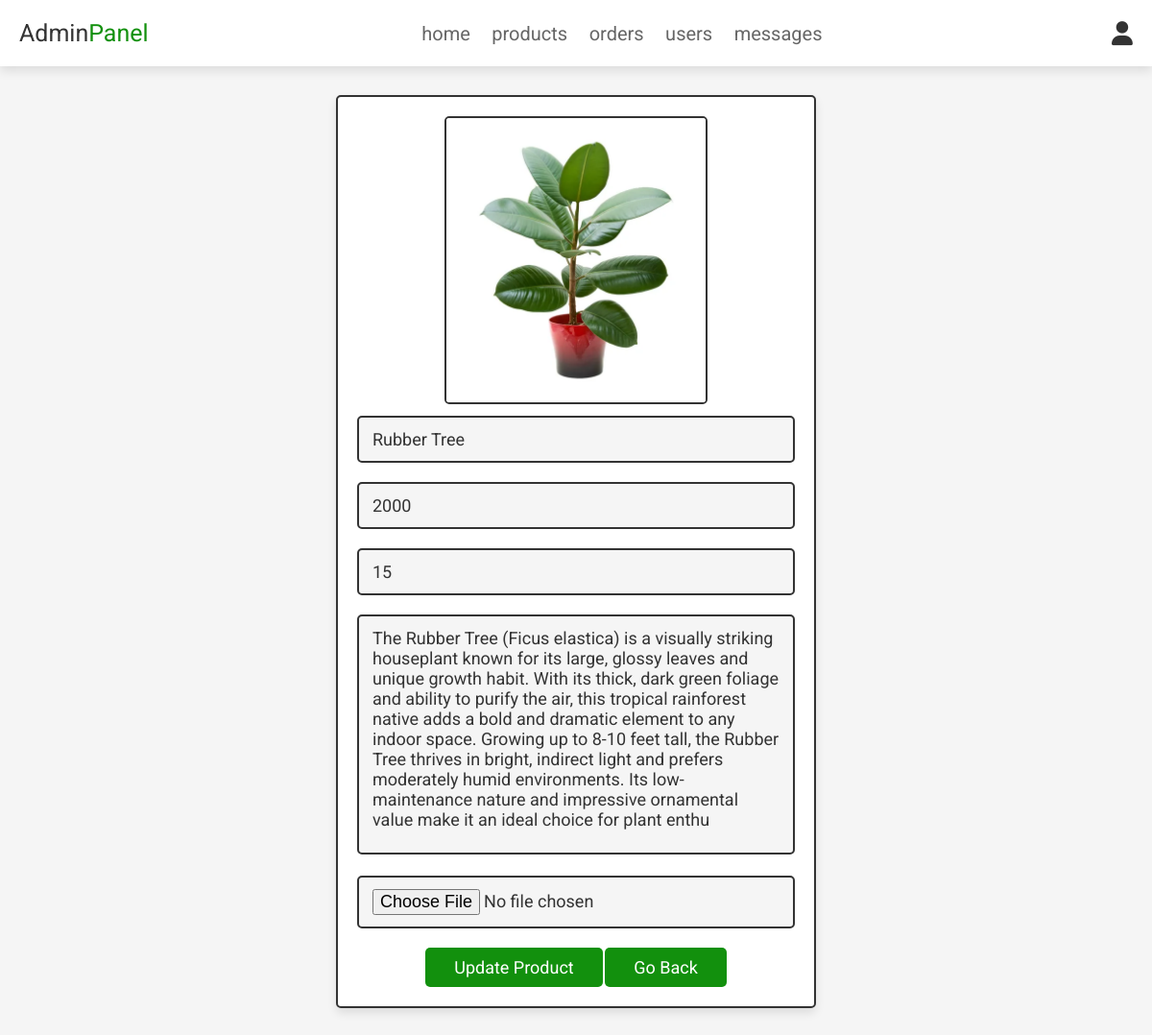
/admin_update_product.php?update=24 (signed in), run on the app's committed database.
### tables this page shows
CREATE TABLE `products` (
  `id` int(100) NOT NULL,
  `name` varchar(100) NOT NULL,
  `category` varchar(100) NOT NULL,
  `details` varchar(500) NOT NULL,
  `price` int(100) NOT NULL,
  `stock_quantity` int(255) NOT NULL,
  `image` varchar(100) NOT NULL
);

### admin_update_product.php (the view, shortened to what this page needs)
<?php
@include 'config.php';
?>
<!DOCTYPE html>
<html lang="en">
<head>
   <link rel="stylesheet" href="https://cdnjs.cloudflare.com/ajax/libs/font-awesome/6.0.0/css/all.min.css">
   <link rel="stylesheet" href="css/admin_style.css">
</head>
<body>
<?php @include 'admin_header.php'; ?>
<section class="update-product">
   <?php
   $update_id = $_GET['update'];
   $select_products = mysqli_query($conn, "SELECT * FROM `products` WHERE id = '$update_id'") or die('query failed');
   if (mysqli_num_rows($select_products) > 0) {
      while ($fetch_products = mysqli_fetch_assoc($select_products)) {
   ?>
         <form action="" method="post" enctype="multipart/form-data">
            <img src="uploaded_img/<?php echo $fetch_products['image']; ?>" class="image" alt="">
            <input type="text" class="box" value="<?php echo $fetch_products['name']; ?>" required placeholder="Update product name" name="name">
            <input type="number" min="0" class="box" value="<?php echo $fetch_products['price']; ?>" required placeholder="Update product price" name="price">
            <input type="number" min="0" class="box" value="<?php echo $fetch_products['stock_quantity']; ?>" required placeholder="Update stock quantity" name="stock_quantity">
            <textarea name="details" class="box" required placeholder="Update product details" cols="30" rows="10"><?php echo $fetch_products['details']; ?></textarea>
            <input type="file" accept="image/jpg, image/jpeg, image/png" class="box" name="image">
            <input type="submit" value="Update product" name="update_product" class="btn">
            <a href="admin_products.php" class="option-btn">Go back</a>
         </form>
   <?php
      }
   } else {
      echo '<p class="empty">No update product selected</p>';
   }
   ?>
</section>
</body>
</html>

### css/admin_style.css (style rules this page uses)
:root { --green: #12900d; --red: #c0392b; --orange: #12900d; --black: #333; --white: #fff; --light-color: #666; --light-white: #ccc; --light-bg: #f5f5f5; --border: 0.2rem solid var(--black); --box-shadow: 0 0.5rem 1rem rgba(0, 0, 0, 0.1); }
* { font-family: "roboto"; margin: 0; padding: 0; box-sizing: border-box; outline: none; border: none; text-decoration: none; transition: all 0.2s linear; }
html { font-size: 62.5%; overflow-x: hidden; scroll-behavior: smooth; scroll-padding-top: 6.5rem; }
body { background: var(--light-bg); }
section { padding: 3rem 2rem; }
.btn, .delete-btn, .option-btn { display: inline-block; border-radius: 0.5rem; margin-top: 1rem; font-size: 1.8rem; color: var(--white); cursor: pointer; padding: 1rem 3rem; text-transform: capitalize; }
.btn { background-color: var(--green); }
.option-btn { background-color: var(--orange); }
.update-product form { max-width: 50rem; border-radius: 0.5rem; background-color: var(--white); border: var(--border); padding: 2rem; text-align: center; margin: 0 auto; box-shadow: var(--box-shadow); }
.update-product form .box { width: 100%; margin: 1rem 0; font-size: 1.8rem; color: var(--black); border-radius: 0.5rem; background-color: var(--light-bg); padding: 1.2rem 1.4rem; border: var(--border); }
.update-product form textarea { height: 25rem; resize: none; }
.update-product .image { height: 30rem; border: var(--border); border-radius: 0.5rem; }

### data on the page
products: image (picture), name "Rubber Tree", price "2000", stock_quantity "15", details "The Rubber Tree (Ficus elastica) is a visually striking houseplant known for its large, glossy leaves and unique growth habit. With its thick, dark green foliage and ability to purify the air, this tropical rainforest native adds a bold and dramatic element to any indoor space. Growing up to 8-10 feet tall, the Rubber Tree thrives in bright, indirect light and prefers moderately humid environments. Its low-maintenance nature and impressive ornamental value make it an ideal choice for plant enthu"
